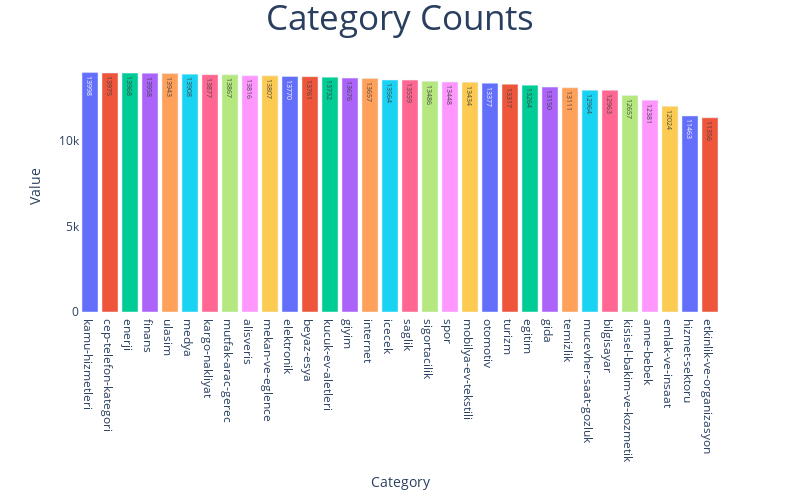

Notebook cell for this chart:
### Markdown cell above
<h2> Now we can visualize Category</h2>

### Code cell
import plotly.graph_objects as go
from plotly.offline import iplot, init_notebook_mode
import plotly.express as px
import plotly.io as pio

init_notebook_mode(True)

fig = px.bar(x=data.category.value_counts().index,y=data.category.value_counts(),color=data.category.value_counts().index,text=data.category.value_counts())
fig.update_traces(hovertemplate="Category:'%{x}' Counted: %{y}")
fig.update_layout(title={"text":"Category Counts","x":0.5,"font":{"size":35}},xaxis={"title":"Category","showgrid":False},yaxis={"title":"Value","showgrid":False},plot_bgcolor="white",width=800,height=500,showlegend=False)
iplot(fig)

### Figure 1 — Plotly figure (JSON) as saved in the notebook; plotly's stock layout.template omitted (floating-point values rounded to 4 significant figures)
{"data": [{"alignmentgroup": "True", "hovertemplate": "Category:'%{x}' Counted: %{y}", "legendgroup": "kamu-hizmetleri", "marker": {"color": "#636efa"}, "name": "kamu-hizmetleri", "offsetgroup": "kamu-hizmetleri", "orientation": "v", "showlegend": true, "text": [14000.0], "textposition": "auto", "type": "bar", "x": ["kamu-hizmetleri"], "xaxis": "x", "y": [13998], "yaxis": "y"}, {"alignmentgroup": "True", "hovertemplate": "Category:'%{x}' Counted: %{y}", "legendgroup": "cep-telefon-kategori", "marker": {"color": "#EF553B"}, "name": "cep-telefon-kategori", "offsetgroup": "cep-telefon-kategori", "orientation": "v", "showlegend": true, "text": [13980.0], "textposition": "auto", "type": "bar", "x": ["cep-telefon-kategori"], "xaxis": "x", "y": [13975], "yaxis": "y"}, {"alignmentgroup": "True", "hovertemplate": "Category:'%{x}' Counted: %{y}", "legendgroup": "enerji", "marker": {"color": "#00cc96"}, "name": "enerji", "offsetgroup": "enerji", "orientation": "v", "showlegend": true, "text": [13970.0], "textposition": "auto", "type": "bar", "x": ["enerji"], "xaxis": "x", "y": [13968], "yaxis": "y"}, {"alignmentgroup": "True", "hovertemplate": "Category:'%{x}' Counted: %{y}", "legendgroup": "finans", "marker": {"color": "#ab63fa"}, "name": "finans", "offsetgroup": "finans", "orientation": "v", "showlegend": true, "text": [13960.0], "textposition": "auto", "type": "bar", "x": ["finans"], "xaxis": "x", "y": [13958], "yaxis": "y"}, {"alignmentgroup": "True", "hovertemplate": "Category:'%{x}' Counted: %{y}", "legendgroup": "ulasim", "marker": {"color": "#FFA15A"}, "name": "ulasim", "offsetgroup": "ulasim", "orientation": "v", "showlegend": true, "text": [13940.0], "textposition": "auto", "type": "bar", "x": ["ulasim"], "xaxis": "x", "y": [13943], "yaxis": "y"}, {"alignmentgroup": "True", "hovertemplate": "Category:'%{x}' Counted: %{y}", "legendgroup": "medya", "marker": {"color": "#19d3f3"}, "name": "medya", "offsetgroup": "medya", "orientation": "v", "showlegend": true, "text": [13910.0], "textposition": "auto", "type": "bar", "x": ["medya"], "xaxis": "x", "y": [13908], "yaxis": "y"}, {"alignmentgroup": "True", "hovertemplate": "Category:'%{x}' Counted: %{y}", "legendgroup": "kargo-nakliyat", "marker": {"color": "#FF6692"}, "name": "kargo-nakliyat", "offsetgroup": "kargo-nakliyat", "orientation": "v", "showlegend": true, "text": [13880.0], "textposition": "auto", "type": "bar", "x": ["kargo-nakliyat"], "xaxis": "x", "y": [13877], "yaxis": "y"}, {"alignmentgroup": "True", "hovertemplate": "Category:'%{x}' Counted: %{y}", "legendgroup": "mutfak-arac-gerec", "marker": {"color": "#B6E880"}, "name": "mutfak-arac-gerec", "offsetgroup": "mutfak-arac-gerec", "orientation": "v", "showlegend": true, "text": [13870.0], "textposition": "auto", "type": "bar", "x": ["mutfak-arac-gerec"], "xaxis": "x", "y": [13867], "yaxis": "y"}, {"alignmentgroup": "True", "hovertemplate": "Category:'%{x}' Counted: %{y}", "legendgroup": "alisveris", "marker": {"color": "#FF97FF"}, "name": "alisveris", "offsetgroup": "alisveris", "orientation": "v", "showlegend": true, "text": [13820.0], "textposition": "auto", "type": "bar", "x": ["alisveris"], "xaxis": "x", "y": [13816], "yaxis": "y"}, {"alignmentgroup": "True", "hovertemplate": "Category:'%{x}' Counted: %{y}", "legendgroup": "mekan-ve-eglence", "marker": {"color": "#FECB52"}, "name": "mekan-ve-eglence", "offsetgroup": "mekan-ve-eglence", "orientation": "v", "showlegend": true, "text": [13810.0], "textposition": "auto", "type": "bar", "x": ["mekan-ve-eglence"], "xaxis": "x", "y": [13807], "yaxis": "y"}, {"alignmentgroup": "True", "hovertemplate": "Category:'%{x}' Counted: %{y}", "legendgroup": "elektronik", "marker": {"color": "#636efa"}, "name": "elektronik", "offsetgroup": "elektronik", "orientation": "v", "showlegend": true, "text": [13770.0], "textposition": "auto", "type": "bar", "x": ["elektronik"], "xaxis": "x", "y": [13770], "yaxis": "y"}, {"alignmentgroup": "True", "hovertemplate": "Category:'%{x}' Counted: %{y}", "legendgroup": "beyaz-esya", "marker": {"color": "#EF553B"}, "name": "beyaz-esya", "offsetgroup": "beyaz-esya", "orientation": "v", "showlegend": true, "text": [13760.0], "textposition": "auto", "type": "bar", "x": ["beyaz-esya"], "xaxis": "x", "y": [13761], "yaxis": "y"}, {"alignmentgroup": "True", "hovertemplate": "Category:'%{x}' Counted: %{y}", "legendgroup": "kucuk-ev-aletleri", "marker": {"color": "#00cc96"}, "name": "kucuk-ev-aletleri", "offsetgroup": "kucuk-ev-aletleri", "orientation": "v", "showlegend": true, "text": [13730.0], "textposition": "auto", "type": "bar", "x": ["kucuk-ev-aletleri"], "xaxis": "x", "y": [13732], "yaxis": "y"}, {"alignmentgroup": "True", "hovertemplate": "Category:'%{x}' Counted: %{y}", "legendgroup": "giyim", "marker": {"color": "#ab63fa"}, "name": "giyim", "offsetgroup": "giyim", "orientation": "v", "showlegend": true, "text": [13680.0], "textposition": "auto", "type": "bar", "x": ["giyim"], "xaxis": "x", "y": [13676], "yaxis": "y"}, {"alignmentgroup": "True", "hovertemplate": "Category:'%{x}' Counted: %{y}", "legendgroup": "internet", "marker": {"color": "#FFA15A"}, "name": "internet", "offsetgroup": "internet", "orientation": "v", "showlegend": true, "text": [13660.0], "textposition": "auto", "type": "bar", "x": ["internet"], "xaxis": "x", "y": [13657], "yaxis": "y"}, {"alignmentgroup": "True", "hovertemplate": "Category:'%{x}' Counted: %{y}", "legendgroup": "icecek", "marker": {"color": "#19d3f3"}, "name": "icecek", "offsetgroup": "icecek", "orientation": "v", "showlegend": true, "text": [13560.0], "textposition": "auto", "type": "bar", "x": ["icecek"], "xaxis": "x", "y": [13564], "yaxis": "y"}, {"alignmentgroup": "True", "hovertemplate": "Category:'%{x}' Counted: %{y}", "legendgroup": "saglik", "marker": {"color": "#FF6692"}, "name": "saglik", "offsetgroup": "saglik", "orientation": "v", "showlegend": true, "text": [13560.0], "textposition": "auto", "type": "bar", "x": ["saglik"], "xaxis": "x", "y": [13559], "yaxis": "y"}, {"alignmentgroup": "True", "hovertemplate": "Category:'%{x}' Counted: %{y}", "legendgroup": "sigortacilik", "marker": {"color": "#B6E880"}, "name": "sigortacilik", "offsetgroup": "sigortacilik", "orientation": "v", "showlegend": true, "text": [13490.0], "textposition": "auto", "type": "bar", "x": ["sigortacilik"], "xaxis": "x", "y": [13486], "yaxis": "y"}, {"alignmentgroup": "True", "hovertemplate": "Category:'%{x}' Counted: %{y}", "legendgroup": "spor", "marker": {"color": "#FF97FF"}, "name": "spor", "offsetgroup": "spor", "orientation": "v", "showlegend": true, "text": [13450.0], "textposition": "auto", "type": "bar", "x": ["spor"], "xaxis": "x", "y": [13448], "yaxis": "y"}, {"alignmentgroup": "True", "hovertemplate": "Category:'%{x}' Counted: %{y}", "legendgroup": "mobilya-ev-tekstili", "marker": {"color": "#FECB52"}, "name": "mobilya-ev-tekstili", "offsetgroup": "mobilya-ev-tekstili", "orientation": "v", "showlegend": true, "text": [13430.0], "textposition": "auto", "type": "bar", "x": ["mobilya-ev-tekstili"], "xaxis": "x", "y": [13434], "yaxis": "y"}, {"alignmentgroup": "True", "hovertemplate": "Category:'%{x}' Counted: %{y}", "legendgroup": "otomotiv", "marker": {"color": "#636efa"}, "name": "otomotiv", "offsetgroup": "otomotiv", "orientation": "v", "showlegend": true, "text": [13380.0], "textposition": "auto", "type": "bar", "x": ["otomotiv"], "xaxis": "x", "y": [13377], "yaxis": "y"}, {"alignmentgroup": "True", "hovertemplate": "Category:'%{x}' Counted: %{y}", "legendgroup": "turizm", "marker": {"color": "#EF553B"}, "name": "turizm", "offsetgroup": "turizm", "orientation": "v", "showlegend": true, "text": [13320.0], "textposition": "auto", "type": "bar", "x": ["turizm"], "xaxis": "x", "y": [13317], "yaxis": "y"}, {"alignmentgroup": "True", "hovertemplate": "Category:'%{x}' Counted: %{y}", "legendgroup": "egitim", "marker": {"color": "#00cc96"}, "name": "egitim", "offsetgroup": "egitim", "orientation": "v", "showlegend": true, "text": [13260.0], "textposition": "auto", "type": "bar", "x": ["egitim"], "xaxis": "x", "y": [13264], "yaxis": "y"}, {"alignmentgroup": "True", "hovertemplate": "Category:'%{x}' Counted: %{y}", "legendgroup": "gida", "marker": {"color": "#ab63fa"}, "name": "gida", "offsetgroup": "gida", "orientation": "v", "showlegend": true, "text": [13150.0], "textposition": "auto", "type": "bar", "x": ["gida"], "xaxis": "x", "y": [13150], "yaxis": "y"}, {"alignmentgroup": "True", "hovertemplate": "Category:'%{x}' Counted: %{y}", "legendgroup": "temizlik", "marker": {"color": "#FFA15A"}, "name": "temizlik", "offsetgroup": "temizlik", "orientation": "v", "showlegend": true, "text": [13110.0], "textposition": "auto", "type": "bar", "x": ["temizlik"], "xaxis": "x", "y": [13111], "yaxis": "y"}, {"alignmentgroup": "True", "hovertemplate": "Category:'%{x}' Counted: %{y}", "legendgroup": "mucevher-saat-gozluk", "marker": {"color": "#19d3f3"}, "name": "mucevher-saat-gozluk", "offsetgroup": "mucevher-saat-gozluk", "orientation": "v", "showlegend": true, "text": [12960.0], "textposition": "auto", "type": "bar", "x": ["mucevher-saat-gozluk"], "xaxis": "x", "y": [12964], "yaxis": "y"}, {"alignmentgroup": "True", "hovertemplate": "Category:'%{x}' Counted: %{y}", "legendgroup": "bilgisayar", "marker": {"color": "#FF6692"}, "name": "bilgisayar", "offsetgroup": "bilgisayar", "orientation": "v", "showlegend": true, "text": [12960.0], "textposition": "auto", "type": "bar", "x": ["bilgisayar"], "xaxis": "x", "y": [12963], "yaxis": "y"}, {"alignmentgroup": "True", "hovertemplate": "Category:'%{x}' Counted: %{y}", "legendgroup": "kisisel-bakim-ve-kozmetik", "marker": {"color": "#B6E880"}, "name": "kisisel-bakim-ve-kozmetik", "offsetgroup": "kisisel-bakim-ve-kozmetik", "orientation": "v", "showlegend": true, "text": [12660.0], "textposition": "auto", "type": "bar", "x": ["kisisel-bakim-ve-kozmetik"], "xaxis": "x", "y": [12657], "yaxis": "y"}, {"alignmentgroup": "True", "hovertemplate": "Category:'%{x}' Counted: %{y}", "legendgroup": "anne-bebek", "marker": {"color": "#FF97FF"}, "name": "anne-bebek", "offsetgroup": "anne-bebek", "orientation": "v", "showlegend": true, "text": [12380.0], "textposition": "auto", "type": "bar", "x": ["anne-bebek"], "xaxis": "x", "y": [12381], "yaxis": "y"}, {"alignmentgroup": "True", "hovertemplate": "Category:'%{x}' Counted: %{y}", "legendgroup": "emlak-ve-insaat", "marker": {"color": "#FECB52"}, "name": "emlak-ve-insaat", "offsetgroup": "emlak-ve-insaat", "orientation": "v", "showlegend": true, "text": [12020.0], "textposition": "auto", "type": "bar", "x": ["emlak-ve-insaat"], "xaxis": "x", "y": [12024], "yaxis": "y"}, {"alignmentgroup": "True", "hovertemplate": "Category:'%{x}' Counted: %{y}", "legendgroup": "hizmet-sektoru", "marker": {"color": "#636efa"}, "name": "hizmet-sektoru", "offsetgroup": "hizmet-sektoru", "orientation": "v", "showlegend": true, "text": [11460.0], "textposition": "auto", "type": "bar", "x": ["hizmet-sektoru"], "xaxis": "x", "y": [11463], "yaxis": "y"}, {"alignmentgroup": "True", "hovertemplate": "Category:'%{x}' Counted: %{y}", "legendgroup": "etkinlik-ve-organizasyon", "marker": {"color": "#EF553B"}, "name": "etkinlik-ve-organizasyon", "offsetgroup": "etkinlik-ve-organizasyon", "orientation": "v", "showlegend": true, "text": [11360.0], "textposition": "auto", "type": "bar", "x": ["etkinlik-ve-organizasyon"], "xaxis": "x", "y": [11356], "yaxis": "y"}], "layout": {"barmode": "relative", "height": 500, "legend": {"title": {"text": "color"}, "tracegroupgap": 0}, "margin": {"t": 60}, "plot_bgcolor": "white", "showlegend": false, "title": {"font": {"size": 35}, "text": "Category Counts", "x": 0.5}, "width": 800, "xaxis": {"anchor": "y", "domain": [0.0, 1.0], "showgrid": false, "title": {"text": "Category"}}, "yaxis": {"anchor": "x", "domain": [0.0, 1.0], "showgrid": false, "title": {"text": "Value"}}}}
